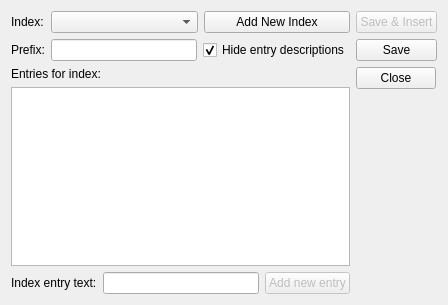
<?xml version="1.0" encoding="UTF-8"?>
<ui version="4.0">
 <class>indexDialog</class>
 <widget class="QDialog" name="indexDialog">
  <property name="geometry">
   <rect>
    <x>0</x>
    <y>0</y>
    <width>448</width>
    <height>305</height>
   </rect>
  </property>
  <property name="windowTitle">
   <string>Dialog</string>
  </property>
  <layout class="QHBoxLayout" name="horizontalLayout_2">
   <item>
    <layout class="QVBoxLayout" name="verticalLayout">
     <item>
      <layout class="QFormLayout" name="formLayout">
       <item row="0" column="0">
        <widget class="QLabel" name="label">
         <property name="text">
          <string>Index:</string>
         </property>
        </widget>
       </item>
       <item row="0" column="1">
        <layout class="QHBoxLayout" name="horizontalLayout_3">
         <item>
          <widget class="QComboBox" name="indexChoice">
           <property name="toolTip">
            <string>Indices are numbered starting at 0</string>
           </property>
          </widget>
         </item>
         <item>
          <widget class="QPushButton" name="addNewIndex">
           <property name="focusPolicy">
            <enum>Qt::NoFocus</enum>
           </property>
           <property name="toolTip">
            <string>Add another index</string>
           </property>
           <property name="text">
            <string>Add New Index</string>
           </property>
          </widget>
         </item>
        </layout>
       </item>
       <item row="1" column="0">
        <widget class="QLabel" name="label_2">
         <property name="text">
          <string>Prefix:</string>
         </property>
        </widget>
       </item>
       <item row="1" column="1">
        <layout class="QHBoxLayout" name="horizontalLayout_4">
         <item>
          <widget class="QLineEdit" name="indexPrefix">
           <property name="toolTip">
            <string>Prefix for index entry</string>
           </property>
          </widget>
         </item>
         <item>
          <widget class="QCheckBox" name="hideDescript">
           <property name="enabled">
            <bool>true</bool>
           </property>
           <property name="toolTip">
            <string>Do not show entry description in transcript</string>
           </property>
           <property name="text">
            <string>Hide entry descriptions</string>
           </property>
           <property name="checked">
            <bool>true</bool>
           </property>
           <property name="tristate">
            <bool>false</bool>
           </property>
          </widget>
         </item>
        </layout>
       </item>
      </layout>
     </item>
     <item>
      <widget class="QLabel" name="label_3">
       <property name="text">
        <string>Entries for index:</string>
       </property>
      </widget>
     </item>
     <item>
      <widget class="QTableWidget" name="displayEntries">
       <property name="toolTip">
        <string>Double-click to edit index entry descriptions.</string>
       </property>
       <property name="editTriggers">
        <set>QAbstractItemView::DoubleClicked</set>
       </property>
       <property name="sortingEnabled">
        <bool>true</bool>
       </property>
      </widget>
     </item>
     <item>
      <layout class="QHBoxLayout" name="horizontalLayout">
       <item>
        <widget class="QLabel" name="label_4">
         <property name="text">
          <string>Index entry text:</string>
         </property>
        </widget>
       </item>
       <item>
        <widget class="QLineEdit" name="entryText">
         <property name="toolTip">
          <string>Text for the index entry</string>
         </property>
        </widget>
       </item>
       <item>
        <widget class="QPushButton" name="entryAdd">
         <property name="enabled">
          <bool>false</bool>
         </property>
         <property name="text">
          <string>Add new entry</string>
         </property>
        </widget>
       </item>
      </layout>
     </item>
    </layout>
   </item>
   <item>
    <layout class="QVBoxLayout" name="verticalLayout_2">
     <item>
      <widget class="QPushButton" name="saveAndInsert">
       <property name="enabled">
        <bool>false</bool>
       </property>
       <property name="toolTip">
        <string>Save changes to present index and insert selected entry</string>
       </property>
       <property name="text">
        <string>Save &amp;&amp; Insert</string>
       </property>
      </widget>
     </item>
     <item>
      <widget class="QPushButton" name="saveIndex">
       <property name="toolTip">
        <string>Save changes to selected index</string>
       </property>
       <property name="text">
        <string>Save</string>
       </property>
      </widget>
     </item>
     <item>
      <widget class="QDialogButtonBox" name="buttonBox">
       <property name="orientation">
        <enum>Qt::Vertical</enum>
       </property>
       <property name="standardButtons">
        <set>QDialogButtonBox::Close</set>
       </property>
      </widget>
     </item>
    </layout>
   </item>
  </layout>
 </widget>
 <resources/>
 <connections>
  <connection>
   <sender>buttonBox</sender>
   <signal>rejected()</signal>
   <receiver>indexDialog</receiver>
   <slot>hide()</slot>
   <hints>
    <hint type="sourcelabel">
     <x>316</x>
     <y>260</y>
    </hint>
    <hint type="destinationlabel">
     <x>286</x>
     <y>274</y>
    </hint>
   </hints>
  </connection>
 </connections>
</ui>
